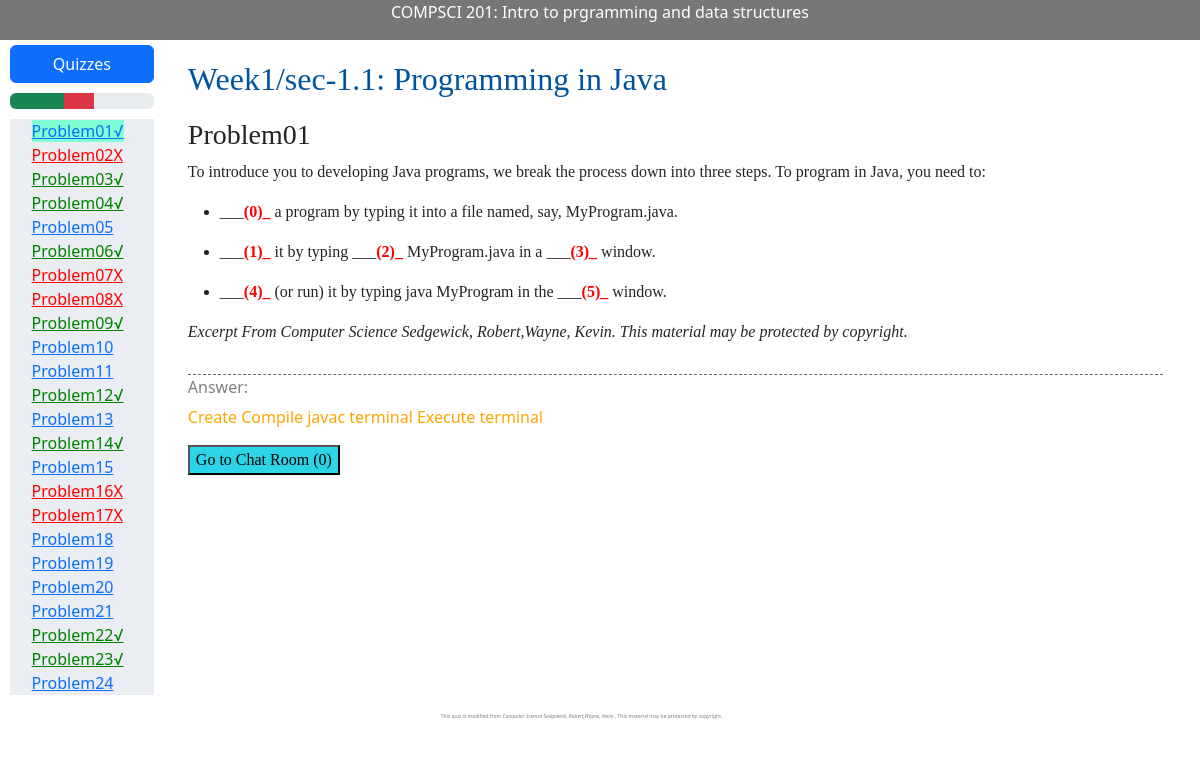
Screenshot of /cs201/quiz/101/ (signed in) with the database file from the repository.
### simple_judge/models.py (models this page shows, shortened)
class Question(models.Model):
    student=models.ForeignKey(Student, on_delete=models.CASCADE)
    question_title=models.CharField(max_length=100)
    question_id=models.IntegerField(default=0)
    ifpassed=models.BooleanField('ifpassed',default=False)
    logx=models.TextField(blank=True)
    submission_times=models.IntegerField(default=5)
    seed = models.IntegerField(default= 0)

class Questiondict(models.Model):
    question_type=models.CharField(max_length=200)
    question_title=models.CharField(max_length=200)
    question_content=models.JSONField('quiz_content')
    question_id=models.IntegerField(default=0)
    question_level=models.IntegerField(default=0)
    question_week=models.IntegerField(default=0)

### quiz/views.py (the view, shortened to what this page needs)
# urls.py: path('quiz/<int:question_id>/', views.quiz_new, name='quiz_new'),
@login_required(login_url='/signin',redirect_field_name='/content/assignment')
def quiz_new(request,question_id):
    student_current=Student.objects.get(student_netid=request.user.username)
    student_current.online_time, student_current.offline_time  = record_online_time()
    student_current.save()
    question_dict=Questiondict.objects.get(question_id=question_id)
    question_week=question_dict.question_week
    q= student_current.question_set.get(question_id=question_id)
    mult=True
    context={}
    time_array = student_current.question_due_dict.get("week"+str(question_week))
    time_start = datetime.datetime.strptime(time_array[0],'%Y-%m-%d %H:%M') # UTC+8
    time_end = datetime.datetime.strptime(time_array[1],'%Y-%m-%d %H:%M') # UTC+8
    time_now = datetime.datetime.utcnow()
    if time_now > time_end - datetime.timedelta(hours=8):
        context['overdue']=True
    elif time_now >= time_start- datetime.timedelta(hours=8):
        context['overdue']=False
        pass
    else:
        return HttpResponse("The question is not open yet")
    if question_dict.question_type=='blank' or question_dict.question_type=='code':
        answers=question_dict.question_content.get('answers')
        mult=False
    if q.logx!="":
        if q.logx.find("#^")==-1:
            answer_string_and_time = q.logx[q.logx.rfind('$',0,q.logx.rfind('$')-1)+1:]
            answer_sets  = answer_string_and_time[:answer_string_and_time.find('@')].split('#')
        else :
            answer_string_and_time = q.logx[q.logx.rfind('$',0,q.logx.rfind('$')-1)+1:]
            answer_sets  = answer_string_and_time[:answer_string_and_time.find('@')].split('#^')
        context['recent_answer']=answer_sets
        if mult:
            context['recent_answer']=""
    question_sets_temp1=student_current.question_set.filter(question_id__gte=100*question_week , question_id__lte=100*(question_week+1)).order_by('question_id')
    context['question_dict']=question_dict
    context['quiz']=q
    context['mult']=mult
    context['answers']=answers
    context['section']=question_dict.question_content.get('section')
    context['question_id']=question_id
    context['length']=len(question_sets_temp1)
    context['question_sets']=question_sets_temp1
    context['passed']=len(question_sets_temp1.filter(ifpassed=True))
    context['failed']=len(question_sets_temp1.filter(submission_times=0))
    context['ids']=ut.findid(question_id,len(question_sets_temp1))
    context['post_number'] = Post.objects.filter(question_id=question_id).count()
    return render(request, 'quiz/quiz.html', context)

### quiz/templatetags/my_tags.py (called while the page is built)
@register.filter
def last2(question_id):
    x = str(question_id)
    return x[1:]

@register.filter
def mult_answer(answers):
    return " ".join(answers)

### quiz/utils.py (called while the page is built)
def findid(question_id , question_array_length):
    if str(question_id)[1:]=='01':
        return [question_id, question_id+1]
    if str(question_id)[1:]==str(question_array_length):
        return [question_id-1, question_id]
    return [question_id-1,question_id+1]

### quiz/views.py (called while the page is built)
def record_online_time(minute = 30):
    tim = datetime.datetime.utcnow().astimezone(datetime.timezone(datetime.timedelta(hours=0))) #UTC Time
    return tim, tim+datetime.timedelta(minutes=minute)

### quiz/templates/quiz/quiz.html (shortened to what this page needs)
<!DOCTYPE html>
<html lang="en">
<head>
    {% load static %}
    {% load my_tags%}
    {% load markdownify %}
    <link rel = "stylesheet" type ="text/css" href = "{% static 'quiz/vs.min.css' %}">
    <link rel = "stylesheet" type ="text/css" href = "{% static 'quiz/bootstrap/css/bootstrap.min.css' %}">
     <link rel = "stylesheet" type ="text/css" href = "{% static 'quiz/question.css' %}">
     <link rel = "stylesheet" type ="text/css" href = "{% static 'quiz/codehilite_styles.css' %}">
</head>
<body>
    <div class="topmenu">
        <p>COMPSCI 201: Intro to prgramming and data structures</p>
    </div>
        <div class="row" style='margin-right:25px'>
          <div class="col-md-2" >
            <div class="row-md-1" style="  margin-left:10px;margin-right:20px;margin-top:5px">
                <div style="width:100%">
                 <a href="{% url 'quiz:assignment' %}" style="width:100%;" ><button type="button" class="btn btn-primary" style="width:100%;">Quizzes</button></a>
                </div>
                <div style="margin-top:10px;margin-bottom:10px">
                    <div class="bd-example-snippet bd-code-snippet" ><div class="bd-example">
                        <div class="progress" title="WDNMG" id ="bar_id">
                          <div class="progress-bar bg-success" role="progressbar" style="" id="bar_success" aria-valuenow="0" aria-valuemin="0" aria-valuemax="100" ></div>
                          <div class="progress-bar bg-danger" role="progressbar" style="" id="bar_failed" aria-valuenow="0" aria-valuemin="0" aria-valuemax="100"></div>
                        </div>
                        </div></div>
                </div>
            </div>
            <div class="row-md-2" style=" background-color: #eaedf1; margin-top:5px ;margin-left:10px;margin-right:20px;" >
                <div style= "margin-left:15%">
                {% for quiz in question_sets %}
                 {% if quiz.submission_times <= 0 %}
                        <a href= "{% url 'quiz:quiz_new' quiz.question_id %}" style="color:red" id='{{quiz.question_id}}' >Problem{{quiz.question_id|last2}}X</a> <br>
                {% else %}
                    {% if quiz.ifpassed %}
                            <a href= "{% url 'quiz:quiz_new' quiz.question_id %}" style="color:green" id ='{{quiz.question_id}}' >Problem{{quiz.question_id|last2}}√</a> <br>
                    {%else%}
                            <a href= "{% url 'quiz:quiz_new' quiz.question_id %}" id ='{{quiz.question_id}}' >Problem{{quiz.question_id|last2}}</a> <br>
                    {%endif%}
                {%endif%}
              {% endfor %}
                </div>
            </div>
          </div>
        <div class="col-md-10"  >
            <div class='question' >
                <h2 >Week{{question_dict.question_week}}/sec-{{section}}: {{question_dict.question_title}}</h2>
                <div class='text' style="margin-bottom: 0; margin-left:-10px; ">
                {%if mult %}
                {{description|markdownify}}
                {%else%}
                {{question_dict.question_content.description|markdownify}}
                {%endif%}
                </div>
            </div>
            {% if user.is_authenticated %}
            <div style="margin-left:-10px;">
            <form action="{% url 'quiz:check' question_id %}" method="post" autocomplete='off' style="margin-top:30px;position:relative;border-top:1px dashed rgb(106, 100, 100);"  name='myform' >
                    {% if overdue != True%}
                            <label for="" style="text-align: center; color:rgb(110, 119, 123);font-size: 13px;">Your answer goes here:</label>
                            <br>
                            <input type='text' style='display:none'>
                                {% if mult %}
                                    <input type="text" class= "answer" spellcheck=false id="answer1" name="0" placeholder="Your Answer" value ="{{recent_answer}}" required>
                                {% else%}
                                    {% if question_dict.question_type != 'code'%}
                                        {% if quiz.logx != "" %}
                                            {% for i in recent_answer %}
                                            <input type="text" class= "answer" spellcheck=false id="answer1" name="{{forloop.counter0}}" placeholder="({{forloop.counter0}})" value="{{i}}"  required>
                                            {% endfor%}
                                        {% else%}
                                            {% for i in answers %}
                                            <input type="text" class= "answer" spellcheck=false id="answer1" name="{{forloop.counter0}}" placeholder="({{forloop.counter0}})" value=""  required>
                                            {% endfor%}
                                        {%endif%}
                                    {% else %}
                                        {% if quiz.logx != "" %}
                                            {% for i in recent_answer %}
                                            <input type="text" class= "answer" spellcheck=false id="answer1" name="{{forloop.counter0}}" placeholder="({{forloop.counter0}})" value="{{i}}" style="width:100%;margin-top:5px"  required>
                                            {% endfor%}
                                        {% else%}
                                            {% for i in answers %}
                                            <input type="text" class= "answer" spellcheck=false id="answer1" name="{{forloop.counter0}}" placeholder="({{forloop.counter0}})" value=""  style="width:100%;margin-top:5px" required>
                                            {% endfor%}
                                        {%endif%}
                                    {% endif %}
                                {% endif %}
                            <br>
                            <label for="" style="text-align: center; color:rgb(255, 157, 0);font-size: 13px; display:none ;" id ='check'>...CHECKING...</label>
                        </form>
                        <a href="{% url 'quiz:quiz_new' ids.0 %}"><button type="submit" style="margin-top:10px"  id='submit'  name='xxx' class='submit'>Previous Question</button></a>
                        {% if mult %}
                        <button type="submit" style="margin-top:10px"  id='submit' onclick='mult_submit()' name='xxx' class='submit'>SUBMIT</button>
                        {%else %}
                        <button type="submit" style="margin-top:10px"  id='submit' onclick='submit()' name='xxx' class='submit'>SUBMIT</button>
                        {%endif%}
                        <a href="{% url 'quiz:quiz_new' ids.1 %}"><button type="submit" style="margin-top:10px"  id='submit'  name='xxx' class='submit'>Next Question</button></a>
                    {% else %}
                        <p style='color:grey'>Answer: </p>
                        {% if mult == false %}
                        <p style='color:orange;margin-top:-10px;white-space:pre-wrap'>{{answers|answer}}</p>
                        {% else %}
                        <p style='color:orange;margin-top:-10px;white-space:pre-wrap'>{{answers|mult_answer}}</p>
                        {% endif %}
                    {% endif%}
                    <a href = "{%url 'forum:forum' question_id %}" ><button type='button' class='submit' >Go to Chat Room ({{post_number}})</button></a>
            {% else %}
            <div class='a'>
                <P style="text-align:center;color:orange"> <a href= "{% url 'simple_judge:signin_from_question' question_title %}" >Please Login to see the page </a></p>
            </div>
            {% endif%}
        </div>
          </div>
          <div class='footer'>
            This quiz is modified from <i> Computer Science Sedgewick, Robert,Wayne, Kevin </i>. This material may be protected by copyright.
        </div>
        </div>
    </body>
</html>

### quiz/static/quiz/question.css (style rules this page uses)
h2 { text-align: left; font-family:Consolas; margin: 0; padding: 20px 0; color: #00539F; margin-left: -10px; }
.submit { background-color: #2dd3e6; font-family:Consolas; }
.question { font-family:Consolas; }
strong { color:red; font-family:Consolas; }
.topmenu { list-style-type: none; margin: 0; padding: 0; overflow: hidden; background-color:#777; color: white; text-align: center; }
.footer { position:absolute; bottom:0; width:100%; background-color: #444; font-size: small; color: white; padding: 8px; }

### quiz/templates/quiz/quiz.html (style rules this page uses)
.footer { position:relative; bottom:0px; width:100%; height:30px; background:white; font-size:5px; color: grey; text-align:center; margin-top:10px; }

### rows the page displays
Question: question_id|last2 "01"
Question: question_id|last2 "02"
Question: question_id|last2 "03"
Question: question_id|last2 "04"
Question: question_id|last2 "05"
Question: question_id|last2 "06"
Question: question_id|last2 "07"
Question: question_id|last2 "08"
Question: question_id|last2 "09"
Question: question_id|last2 "10"
Question: question_id|last2 "11"
Question: question_id|last2 "12"
Question: question_id|last2 "13"
Question: question_id|last2 "14"
Question: question_id|last2 "15"
Question: question_id|last2 "16"
Question: question_id|last2 "17"
Question: question_id|last2 "18"
Question: question_id|last2 "19"
Question: question_id|last2 "20"
Question: question_id|last2 "21"
Question: question_id|last2 "22"
Question: question_id|last2 "23"
Question: question_id|last2 "24"
Questiondict: question_week "1", question_title "Programming in Java", question_content.description "Problem01 To introduce you to developing Java programs, we break the process down into three steps. To program in Java, you need to: ___ (0)_ a program by typing it into a file named, say, MyProgram.java. ___ (1)_ it by typing ___ (2)_ MyProgram.java in a ___ (3)_ window. ___ (4)_ (or run) it by typing java MyProgram in the ___ (5)_ window. Excerpt From Computer Science Sedgewick, Robert,Wayne, Kevin. This material may be protected by copyright."

### other values shown
{{ section }} "1.1"
{{ answers|mult_answer }} "Create Compile javac terminal Execute terminal"
{{ post_number }} "0"
